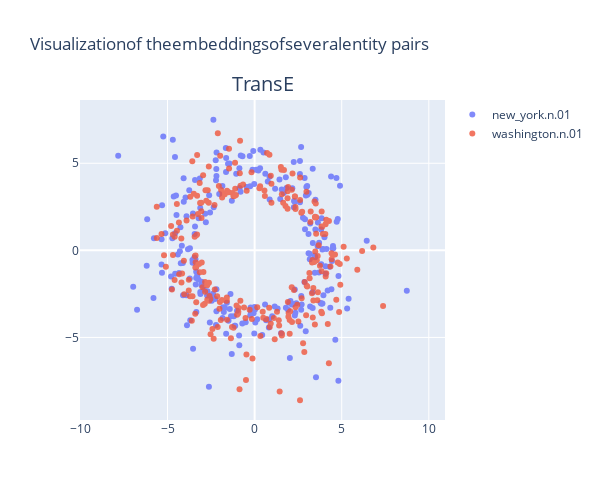

The notebook cell this image was saved under:
### Code cell
# エンティティの埋め込みをロード
entity_embedding = np.load(os.path.join(model_path, 'entity_embedding.npy'))

# HeadとTailの座標計算
head = entity_embedding[head_id]
tail = entity_embedding[tail_id]

phase_head, mod_head = np.split(head, 2)
phase_tail, mod_tail = np.split(tail, 2)

mod_head = np.log(np.abs(mod_head)) * np.sign(mod_head)
mod_tail = np.log(np.abs(mod_tail)) * np.sign(mod_tail)

phase_head = phase_head / embedding_range * np.pi
phase_tail = phase_tail / embedding_range * np.pi

x_head, y_head = mod_head * np.cos(phase_head), mod_head * np.sin(phase_head)
x_tail, y_tail = mod_tail * np.cos(phase_tail), mod_tail * np.sin(phase_tail)

fig = go.Figure()

# Head Entityのプロット
fig.add_trace(go.Scatter(x=x_head, y=y_head, mode='markers', name=entities_dict[head_id], text=[f'Head ID: {head_id}'] * len(x_head), opacity=0.8))
fig.add_trace(go.Scatter(x=x_tail, y=y_tail, mode='markers', name=entities_dict[tail_id], text=[f'Tail ID: {tail_id}'] * len(x_tail), opacity=0.8))

# HAKEテキストの追加
fig.add_annotation(
    text="TransE",  # 表示するテキスト
    xref="paper",  # x座標の参照元 (paperは図の左端、dataはデータ座標)
    yref="paper",  # y座標の参照元 (paperは図の下端、dataはデータ座標)
    x=0.5,  # x座標 (0.5は図の中央)
    y=1.1,  # y座標 (1.05は図の上端から5%上)
    showarrow=False,  # 矢印を非表示にする
    font=dict(size=20),  # テキストのフォントサイズ
)

# レイアウトの設定
fig.update_layout(
    title="Visualizationof theembeddingsofseveralentity pairs",
    xaxis_title=" ",
    yaxis_title=" ",
    showlegend=True,
    width=600,  # 幅
    height=500,  # 高さ
    xaxis=dict(scaleanchor="y", scaleratio=1),  # x軸のアスペクト比を1:1に設定
    yaxis=dict(scaleanchor="x", scaleratio=1),  # y軸のアスペクト比を1:1に設定
)

# プロットの表示
fig.show()

### Figure 1 — Plotly figure (JSON) as saved in the notebook; plotly's stock layout.template omitted (floating-point values rounded to 4 significant figures; data arrays with more than 128 entries replaced by an {"elided": "..."} marker saying what was removed)
{"data": [{"mode": "markers", "name": "new_york.n.01", "opacity": 0.8, "text": {"elided": "250 str values"}, "type": "scatter", "x": {"elided": "250 float values"}, "y": {"elided": "250 float values"}}, {"mode": "markers", "name": "washington.n.01", "opacity": 0.8, "text": {"elided": "250 str values"}, "type": "scatter", "x": {"elided": "250 float values"}, "y": {"elided": "250 float values"}}], "layout": {"annotations": [{"font": {"size": 20}, "showarrow": false, "text": "TransE", "x": 0.5, "xref": "paper", "y": 1.1, "yref": "paper"}], "height": 500, "showlegend": true, "title": {"text": "Visualizationof theembeddingsofseveralentity pairs"}, "width": 600, "xaxis": {"scaleanchor": "y", "scaleratio": 1, "title": {"text": " "}}, "yaxis": {"scaleanchor": "x", "scaleratio": 1, "title": {"text": " "}}}}
